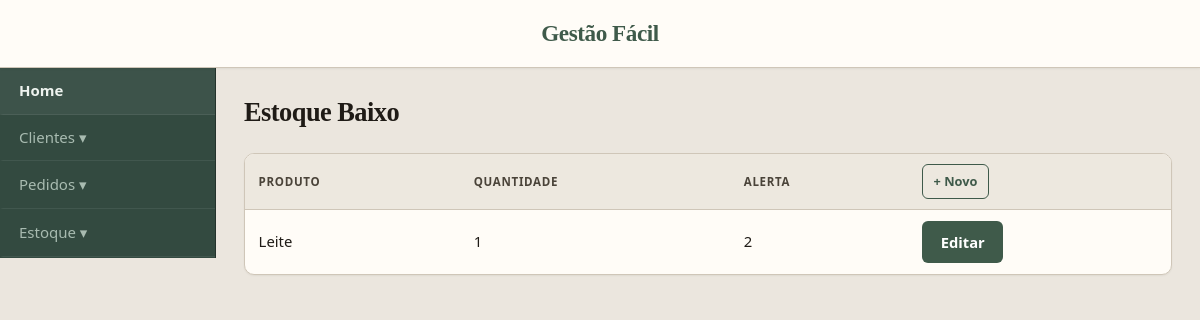
Page /www/PI-Grupo-09/estoqueBaixo.php on the earlier database version.
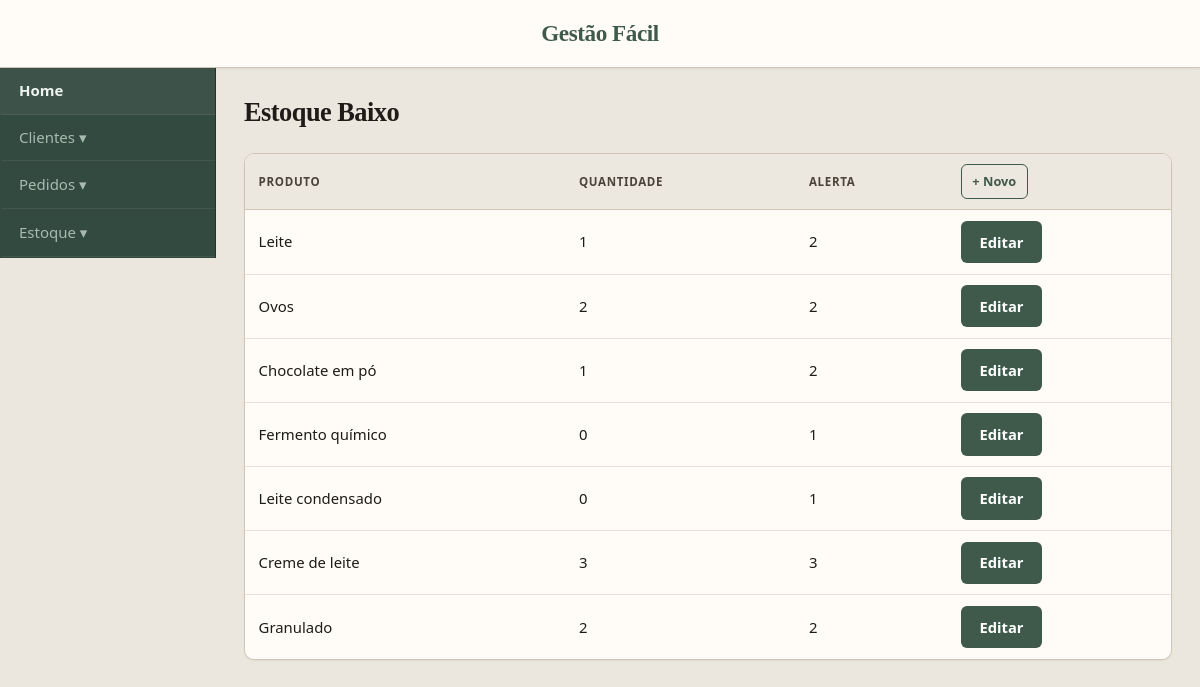
Same page on the later database version.
### tables this page shows
CREATE TABLE IF NOT EXISTS estoque (id int AUTO_INCREMENT PRIMARY key, produto varchar(100), quantidade int, alerta int );

### www/PI-Grupo-09/estoqueBaixo.php (the view, shortened to what this page needs)
<!DOCTYPE html>
<html>
<head>
    <link rel="stylesheet" href="style.css">
</head>
<body>
    <header>
        <h1>Gestão Fácil</h1>
    </header>
    <div class="page-layout">
        <div class="sidebar">
            <a href="home.php">Home</a>
            <button class="dropdown-btn">Clientes ▾</button>
            <button class="dropdown-btn">Pedidos ▾</button>
            <button class="dropdown-btn">Estoque ▾</button>
        </div>
        <div class="main-content">
<h1>Estoque Baixo</h1>
<?php
$db = new PDO('mysql:host=localhost;dbname=pi_2_entrega;charset=utf8', 'root', 'root');
$resultado = $db->query('SELECT * FROM estoque WHERE quantidade <= alerta');
$estoque = $resultado->fetchAll();
echo '<table>';
echo '
<tr>
    <th>Produto</th>
    <th>Quantidade</th>
    <th>Alerta</th>
    <th>
        <form action="cadastrarEstoque.php" method="post" class="form-inline">
            <button type="submit" class="btn btn-add">+ Novo</button>
        </form>
    </th>
</tr>';
foreach($estoque as $e) {
    echo '<tr>';
    echo '<td>' . $e['produto'] . '</td>';
    echo '<td>' . $e['quantidade'] . '</td>';
    echo '<td>' . $e['alerta'] . '</td>';
    echo '<td class="td-actions">
        <form action="editarEstoque.php" method="post" class="form-inline">
            <input type="hidden" name="id" value="' . $e['id'] . '">
            <input type="hidden" name="produto" value="' . $e['produto'] . '">
            <input type="hidden" name="quantidade" value="' . $e['quantidade'] . '">
            <input type="hidden" name="alerta" value="' . $e['alerta'] . '">
            <button type="submit" class="btn">Editar</button>
        </form>
    </td>';
    echo '</tr>';
}
echo '</table>';
?>
        </div>
    </div>
</body>
</html>

Differences in the rows shown:
added estoque: produto "Ovos", quantidade "2", alerta "2"
added estoque: produto "Chocolate em pó", quantidade "1", alerta "2"
added estoque: produto "Fermento químico", quantidade "0", alerta "1"
added estoque: produto "Leite condensado", quantidade "0", alerta "1"
added estoque: produto "Creme de leite", quantidade "3", alerta "3"
added estoque: produto "Granulado", quantidade "2", alerta "2"
